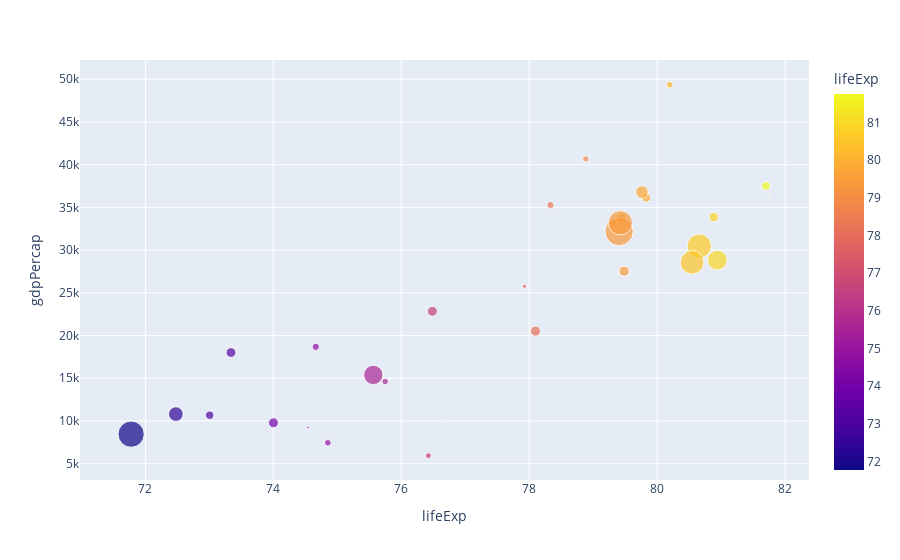

Notebook code for this chart:
### Code cell
fig = px.scatter(europe_2007, x='lifeExp', y='gdpPercap', size='pop', color='lifeExp', hover_name='country')
fig.show()

### Figure 1 — Plotly figure (JSON) as saved in the notebook; plotly's stock layout.template omitted (floating-point values rounded to 4 significant figures)
{"data": [{"hovertemplate": "<b>%{hovertext}</b><br><br>lifeExp=%{marker.color}<br>gdpPercap=%{y}<br>pop=%{marker.size}<extra></extra>", "hovertext": ["Albania", "Austria", "Belgium", "Bosnia and Herzegovina", "Bulgaria", "Croatia", "Czech Republic", "Denmark", "Finland", "France", "Germany", "Greece", "Hungary", "Iceland", "Ireland", "Italy", "Montenegro", "Netherlands", "Norway", "Poland", "Portugal", "Romania", "Serbia", "Slovak Republic", "Slovenia", "Spain", "Sweden", "Switzerland", "Turkey", "United Kingdom"], "legendgroup": "", "marker": {"color": [76.42, 79.83, 79.44, 74.85, 73.0, 75.75, 76.49, 78.33, 79.31, 80.66, 79.41, 79.48, 73.34, 81.76, 78.89, 80.55, 74.54, 79.76, 80.2, 75.56, 78.1, 72.48, 74.0, 74.66, 77.93, 80.94, 80.88, 81.7, 71.78, 79.42], "coloraxis": "coloraxis", "size": [3600523, 8199783, 10392226, 4552198, 7322858, 4493312, 10228744, 5468120, 5238460, 61083916, 82400996, 10706290, 9956108, 301931, 4109086, 58147733, 684736, 16570613, 4627926, 38518241, 10642836, 22276056, 10150265, 5447502, 2009245, 40448191, 9031088, 7554661, 71158647, 60776238], "sizemode": "area", "sizeref": 206000.0, "symbol": "circle"}, "mode": "markers", "name": "", "orientation": "v", "showlegend": false, "type": "scatter", "x": [76.42, 79.83, 79.44, 74.85, 73.0, 75.75, 76.49, 78.33, 79.31, 80.66, 79.41, 79.48, 73.34, 81.76, 78.89, 80.55, 74.54, 79.76, 80.2, 75.56, 78.1, 72.48, 74.0, 74.66, 77.93, 80.94, 80.88, 81.7, 71.78, 79.42], "xaxis": "x", "y": [5937.0, 36130.0, 33690.0, 7446.0, 10680.0, 14620.0, 22830.0, 35280.0, 33210.0, 30470.0, 32170.0, 27540.0, 18010.0, 36180.0, 40680.0, 28570.0, 9254.0, 36800.0, 49360.0, 15390.0, 20510.0, 10810.0, 9787.0, 18680.0, 25770.0, 28820.0, 33860.0, 37510.0, 8458.0, 33200.0], "yaxis": "y"}], "layout": {"coloraxis": {"colorbar": {"title": {"text": "lifeExp"}}, "colorscale": [[0, "#0d0887"], [0.1111, "#46039f"], [0.2222, "#7201a8"], [0.3333, "#9c179e"], [0.4444, "#bd3786"], [0.5556, "#d8576b"], [0.6667, "#ed7953"], [0.7778, "#fb9f3a"], [0.8889, "#fdca26"], [1, "#f0f921"]]}, "legend": {"itemsizing": "constant", "tracegroupgap": 0}, "margin": {"t": 60}, "xaxis": {"anchor": "y", "domain": [0, 1], "title": {"text": "lifeExp"}}, "yaxis": {"anchor": "x", "domain": [0, 1], "title": {"text": "gdpPercap"}}}}
